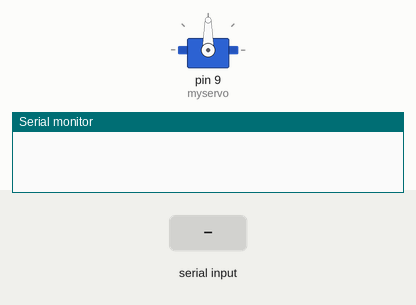
The sketch below on a simulated Arduino Uno, built with avr-gcc and run on an emulated ATmega328P. Shown: servo, the last lines printed to the serial monitor. Inputs (shaded band) come from the test bench.

Above: at 1.2 s.
1.3 s: ".\n" received over Serial
At 2.2 s:
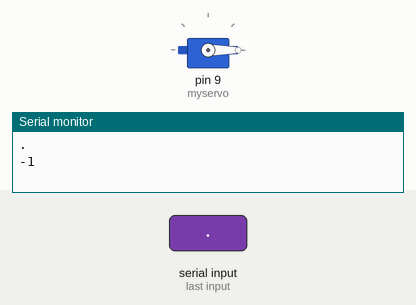
2.8 s: "X90\n" received over Serial
At 3.4 s:
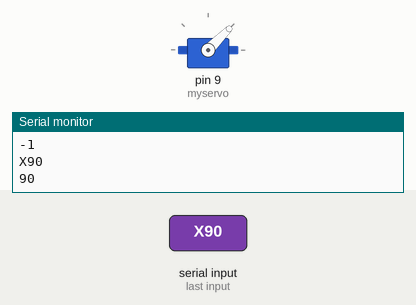
4.3 s: "-\n" received over Serial
At 5.7 s:
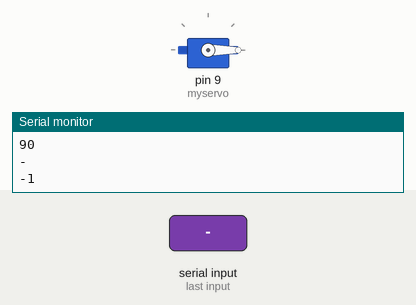
Timing chart, 0 to 7.3 s (numbered marks = the images above; inputs shaded):
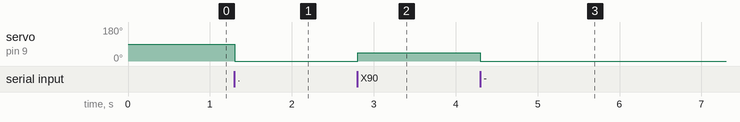

Measured:
- after the input at 1.3 s, servo on pin 9 (myservo): 90° → 0° at once
- after the input at 2.8 s, servo on pin 9 (myservo): 0° → 45° at once
- after the input at 4.3 s, servo on pin 9 (myservo): 45° → 0° at once

The sketch:

DrivE.ino
```cpp
/*
  Controlling a servo position using a potentiometer (variable resistor)
  by Michal Rinott <http://people.interaction-ivrea.it/m.rinott>

  modified on 8 Nov 2013
  by Scott Fitzgerald
  http://www.arduino.cc/en/Tutorial/Knob
*/

#include <Servo.h>

Servo myservo;  // create servo object to control a servo

int potpin = 0;  // analog pin used to connect the potentiometer
int val;    // variable to read the value from the analog pin

void setup() {
  Serial.begin(115200);
  myservo.attach(9);  // attaches the servo on pin 9 to the servo object
}

void loop() {
}

void serialEvent() {
  char command[32] = "";
  inputCommand(command);
  int pos[] = { -1, -1};
  parseM1M2(command, pos);
  Serial.println(pos[0]);
  int val = map(pos[0], 0, 360, 0, 180);     // scale it to use it with the servo (value between 0 and 180)
  myservo.write(val);
}

///////////////////////////////////////////////////////
void inputCommand(char * command) {
  int i = 0;
  while (Serial.available()) {
    command[i] = Serial.read();
    i++;
    delay(1);
  }
  strcat(command, "\0");
  Serial.print(command);
}

///////////////////////////////////////////////////////
bool parseM1M2(char * m, int* A) {
  for (int i = 0; i < 32; i++) {
    if (m[i] == '\n' || m[i] == '\r' || m[i] == '\0')
      break;
    if (m[i] == 'X') {
      i++;
      A[0] = readNum(m, i);
    }
    if (m[i] == 'Y') {
      i++;
      A[1] = readNum(m, i);
    }
  }
  // проверка на адекватность будет
  return true;
}

///////////////////////////////////////////////////////
int readNum(char * m, int i) {
  char buff[10] = "";
  int n = 0;
  while ((isdigit(m[i]) || m[i] == '.' || m[i] == '-') && n < 9) {
    buff[n] = m[i];
    i++;
    n++;
  }
  buff[n] = '\0';
  if (n == 0)
    return (0);
  return (atoi(buff));
}
```
